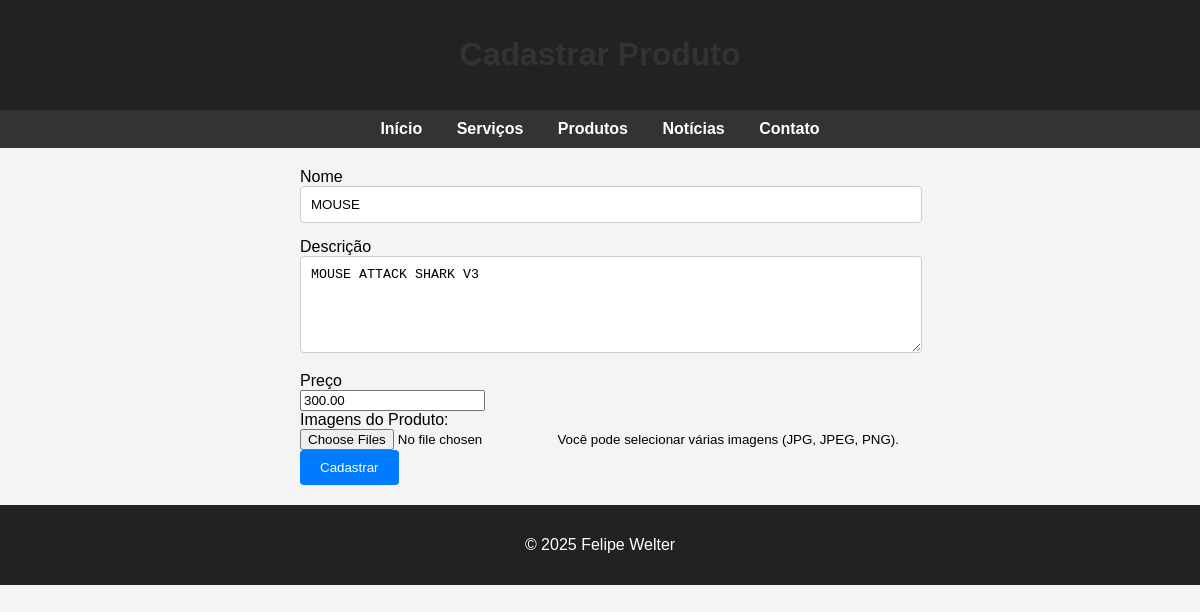
/edit-product/1 (signed in), run on an earlier commit of the app's database.
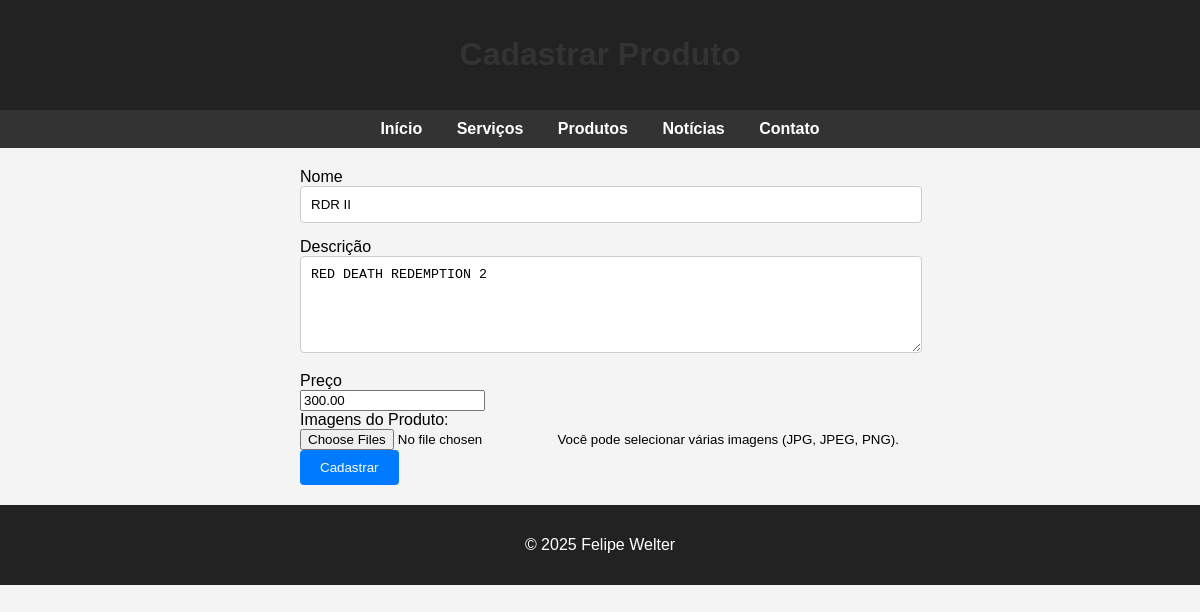
And on a later commit of the database.
### app/models.py (models this page shows)
class Produto(db.Model):
    id = db.Column(db.Integer, primary_key=True)
    nome = db.Column(db.String(100), nullable=False)
    descricao = db.Column(db.Text, nullable=False)
    preco = db.Column(db.Float, nullable=False)
    data_cadastro = db.Column(db.DateTime, default=datetime.utcnow)
    imagens = db.relationship('ImagemProduto', back_populates='produto', cascade='all, delete-orphan')

### app/routes.py (the view, shortened to what this page needs)
@main.route('/edit-product/<int:id>', methods=['GET', 'POST'])
@login_required
def edit_product(id):
    produto = Produto.query.get_or_404(id)
    form = ProdutoForm(obj=produto)
    return render_template('add_product.html', form=form, produto=produto)

### app/forms.py
class ProdutoForm(FlaskForm):
    nome = StringField('Nome', validators=[DataRequired()])
    descricao = TextAreaField('Descrição', validators=[DataRequired()])
    preco = DecimalField('Preço', validators=[DataRequired(), NumberRange(min=0)])
    imagens = MultipleFileField('Imagens', validators=[
        FileAllowed(['jpg', 'jpeg', 'png', 'gif'], 'Apenas arquivos de imagem são permitidos.')
    ])
    submit = SubmitField('Cadastrar')

### app/routes.py (called while the page is built)
def login_required(func):
    from functools import wraps
    @wraps(func)
    def wrapper(*args, **kwargs):
        if 'admin_id' not in session:
            return redirect(url_for('main.login'))
        return func(*args, **kwargs)
    return wrapper

### app/templates/add_product.html (shortened to what this page needs)
<!DOCTYPE html>
<html lang="pt-br">
<head>
</head>
<body>
  <header>
    <h1>Cadastrar Produto</h1>
  </header>
  <nav>
    <a href="{{ url_for('main.home') }}">Início</a>
    <a href="{{ url_for('main.services') }}">Serviços</a>
    <a href="{{ url_for('main.products') }}">Produtos</a>
    <a href="{{ url_for('main.news') }}">Notícias</a>
    <a href="{{ url_for('main.contact') }}">Contato</a>
  </nav>
  <div class="container">
    <form method="POST" enctype="multipart/form-data">
      <div>
        {{ form.nome.label }}<br>
        {{ form.nome(size=40) }}
      </div>
      <div>
        {{ form.descricao.label }}<br>
        {{ form.descricao(rows=5, cols=40) }}
      </div>
      <div>
        {{ form.preco.label }}<br>
        {{ form.preco(step="0.01") }}
      </div>
      <div>
        <label for="imagens">Imagens do Produto:</label><br>
        {{ form.imagens(class_="form-control", multiple=True) }}
        <small>Você pode selecionar várias imagens (JPG, JPEG, PNG).</small>
      </div>
      <div>
        {{ form.submit(class_="btn btn-primary") }}
      </div>
    </form>
  </div>
  <footer>
    <p>&copy; 2025 Felipe Welter</p>
  </footer>
</body>
</html>

What changed in the data, as far as the page shows it:
changed Produto: nome "MOUSE" → "RDR II"; descricao "MOUSE ATTACK SHARK V3" → "RED DEATH REDEMPTION 2"
